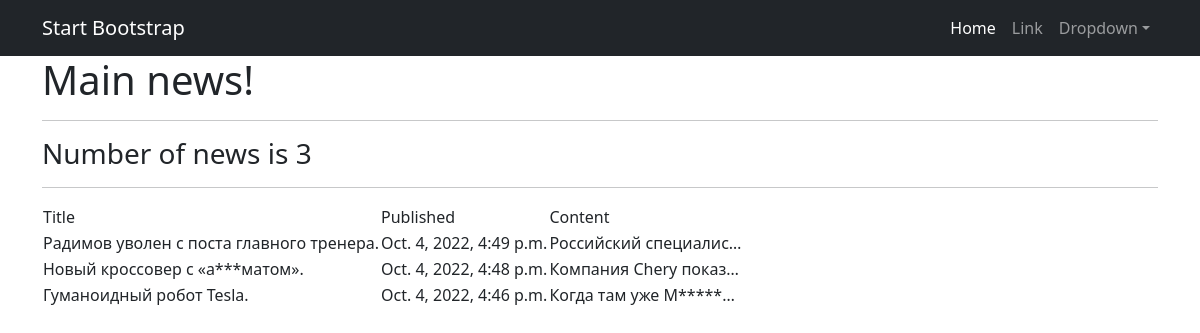
Page /news/ on the committed database.
### news/models.py (models this page shows, shortened)
class Post(models.Model):
    posts = [
        ('news', 'Новость'),
        ('article', 'Статья')
    ]
    post_type = models.CharField(max_length=8, choices=posts, default='news')
    author_name = models.ForeignKey(Author, on_delete=models.CASCADE, related_name='writer')
    title = models.CharField(max_length=128)
    post_content = models.TextField()
    post_creation_date = models.DateTimeField(auto_now_add=True)
    rating = models.IntegerField(default=0)
    post_category = models.ManyToManyField(Category, through='PostCategory')

### news/views.py (the view)
# urls.py: urlpatterns = [path('', NewsList.as_view()),
class NewsList(ListView):
    model = Post
    ordering = '-post_creation_date'
    template_name = 'allnews.html'
    context_object_name = 'allnews'
    def get_context_data(self, **kwargs):
        context = super().get_context_data(**kwargs)
        context['time_now'] = datetime.now()
        return context

### news/templatetags/custom_filters.py (called while the page is built)
@register.filter()
def censor(value):
    if not isinstance(value, str):
        raise ValueError('Должен быть текст!')
    nasty_list = [
        'редиска',
        'Редиска',
        'матрица',
        'Матрица',
        'цветы',
        'Цветы',
        'время',
        'Время',
        'место',
        'Место',
        'авто',
        'Авто',
    ]
    for item in nasty_list:
        if item in value:
            value = value.replace(item, f"{item[0]}{'*' * (len(item) - 1)}")
    return value

### templates/allnews.html (shortened to what this page needs)
{% extends 'flatpages/default.html' %}
{% load custom_filters %}
{% block content %}
<h1> Main news! </h1>
<hr>
<h3>Number of news is {{allnews|length}}</h3>
<hr>
<table>
    <tr>
        <td>Title</td>
        <td>Published</td>
        <td>Content</td>
    </tr>
    {% for i in allnews %}
        <tr>
        <td>{{i.title|censor}}</td>
        <td>{{i.post_creation_date}}</td>
        <td>{{i.post_content|censor|truncatechars:21}}</td>
        </tr>
    {% endfor %}
</table>
{% endblock content %}

### templates/flatpages/default.html (shortened to what this page needs)
<!DOCTYPE html>
<html lang="en">
    <head>
        {% load static %}
        <link href="{% static 'css/styles.css' %}"  rel="stylesheet" />
    </head>
    <body>
        <nav class="navbar navbar-expand-lg navbar-dark bg-dark">
            <div class="container">
                <a class="navbar-brand" href="#">Start Bootstrap</a>
                <div class="collapse navbar-collapse" id="navbarSupportedContent">
                    <ul class="navbar-nav ms-auto mb-2 mb-lg-0">
                        <li class="nav-item"><a class="nav-link active" aria-current="page" href="#">Home</a></li>
                        <li class="nav-item"><a class="nav-link" href="#">Link</a></li>
                        <li class="nav-item dropdown">
                            <a class="nav-link dropdown-toggle" id="navbarDropdown" href="#" role="button" data-bs-toggle="dropdown" aria-expanded="false">Dropdown</a>
                        </li>
                    </ul>
                </div>
            </div>
        </nav>
        <div class="container">
            {% block content %}{% endblock content%}
        </div>
    </body>
</html>

### rows in the picture
Post: title|censor "Радимов уволен с поста главного тренера.", post_creation_date "Oct. 4, 2022, 4:49 p.m.", post_content|censor "Российский специалис…"
Post: title|censor "Новый кроссовер с «а***матом».", post_creation_date "Oct. 4, 2022, 4:48 p.m.", post_content|censor "Компания Chery показ…"
Post: title|censor "Гуманоидный робот Tesla.", post_creation_date "Oct. 4, 2022, 4:46 p.m.", post_content|censor "Когда там уже М*****…"

### other values in the picture
{{ allnews|length }} "3"
